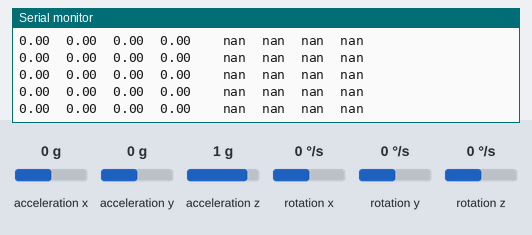
Bench run of a sketch on a simulated Arduino Uno, built with avr-gcc and run on an emulated ATmega328P. Parts: the last lines printed to the serial monitor. The inputs (shaded band) are chosen by the test bench; at power-on: acceleration x 0 g, acceleration y 0 g, acceleration z 1 g, rotation x 0 °/s, rotation y 0 °/s, rotation z 0 °/s.

Above: at 1.3 s.
1.4 s: acceleration x set to -1.4 g
At 2.0 s:
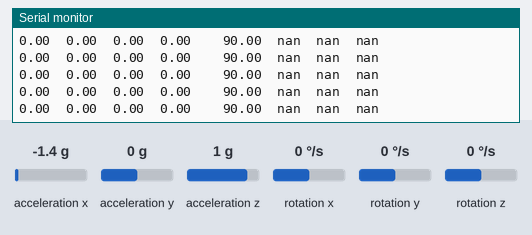
3.3 s: acceleration y set to 1.4 g
At 4.1 s:
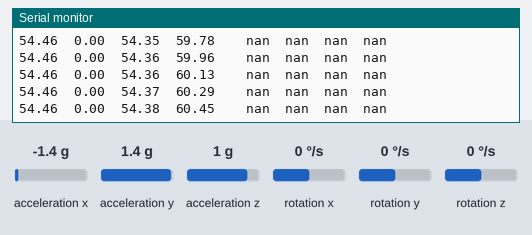
6.3 s: acceleration z set to -1.4 g
At 7.1 s:
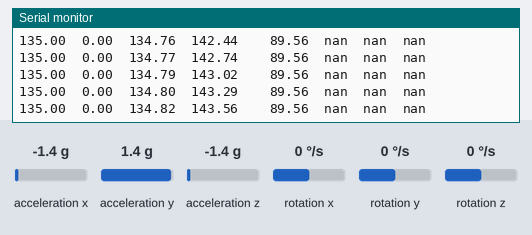
9.3 s: rotation x set to -100 °/s
At 10.2 s:
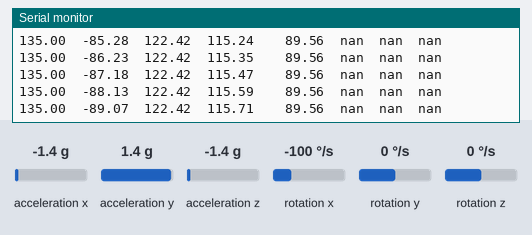
12.3 s: acceleration x set to 0 g
At 13.0 s:
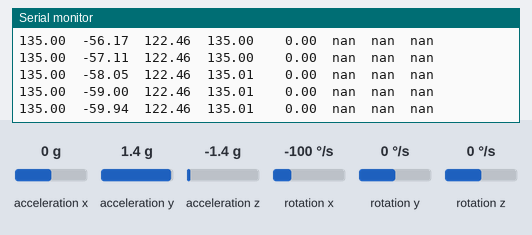
15.3 s: acceleration y set to 0 g
At 16.3 s:
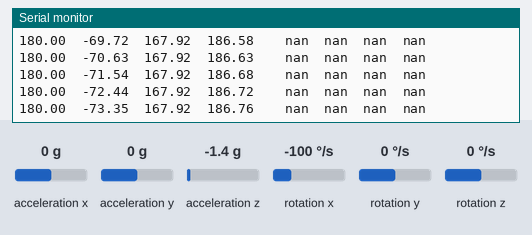
Timing chart, 0 to 18.3 s (numbered marks = the images above; inputs shaded):
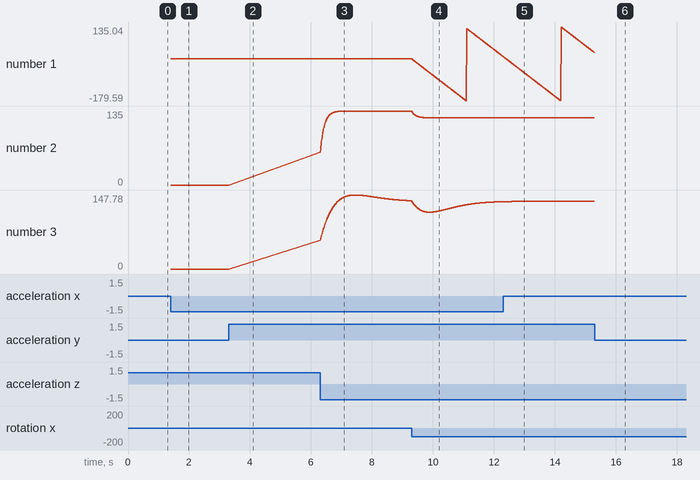

Measured:
- after the input at 1.4 s, the serial monitor: prints a new line at once (image 1)
- after the input at 3.3 s, the serial monitor: prints a new line at once (image 2)

The sketch:

MPU6050_KalmanFilter.ino
```cpp
// (licence header left out)
#include "Kalman.h" // Source: https://github.com/TKJElectronics/KalmanFilter
#include "I2Cdev.h"
#if I2CDEV_IMPLEMENTATION == I2CDEV_ARDUINO_WIRE
    #include "Wire.h"
#endif
#include "MPU6050.h"
// nodeMCU I2C default SCL : D1, SDA : D2
//#define sda 14 // NodeMCU pin D5
//#define scl 12 // NodeMCU pin D6

#define RESTRICT_PITCH // Comment out to restrict roll to ±90deg instead - please read: http://www.freescale.com/files/sensors/doc/app_note/AN3461.pdf

Kalman kalmanX; // Create the Kalman instances
Kalman kalmanY;

/* IMU Data */
MPU6050 imu;
int16_t accX, accY, accZ;
int16_t gyroX, gyroY, gyroZ;

double gyroXangle, gyroYangle; // Angle calculate using the gyro only
double compAngleX, compAngleY; // Calculated angle using a complementary filter
double kalAngleX, kalAngleY; // Calculated angle using a Kalman filter

uint32_t timer;
uint8_t i2cData[14]; // Buffer for I2C data

// TODO: Make calibration routine

void setup() {
  Serial.begin(115200);
  //Wire.begin(sda, scl);
  Wire.begin();
#if ARDUINO >= 157
  Wire.setClock(400000UL); // Set I2C frequency to 400kHz
#else
  TWBR = ((F_CPU / 400000UL) - 16) / 2; // Set I2C frequency to 400kHz
#endif

  imu.initialize();

  delay(100); // Wait for sensor to stabilize

  /* Set kalman and gyro starting angle */
  imu.getAcceleration(&accX, &accY, &accZ);

  // Source: http://www.freescale.com/files/sensors/doc/app_note/AN3461.pdf eq. 25 and eq. 26
  // atan2 outputs the value of -π to π (radians) - see http://en.wikipedia.org/wiki/Atan2
  // It is then converted from radians to degrees
#ifdef RESTRICT_PITCH // Eq. 25 and 26
  double roll  = atan2(accY, accZ) * RAD_TO_DEG;
  double pitch = atan(-accX / sqrt(accY * accY + accZ * accZ)) * RAD_TO_DEG;
#else // Eq. 28 and 29
  double roll  = atan(accY / sqrt(accX * accX + accZ * accZ)) * RAD_TO_DEG;
  double pitch = atan2(-accX, accZ) * RAD_TO_DEG;
#endif

  kalmanX.setAngle(roll); // Set starting angle
  kalmanY.setAngle(pitch);
  gyroXangle = roll;
  gyroYangle = pitch;
  compAngleX = roll;
  compAngleY = pitch;

  timer = micros();
}

void loop() {
  /* Update IMU sensor values */
  imu.getAcceleration(&accX, &accY, &accZ);
  imu.getRotation(&gyroX, &gyroY, &gyroZ);

  double dt = (double)(micros() - timer) / 1000000; // Calculate delta time
  timer = micros();

  // Source: http://www.freescale.com/files/sensors/doc/app_note/AN3461.pdf eq. 25 and eq. 26
  // atan2 outputs the value of -π to π (radians) - see http://en.wikipedia.org/wiki/Atan2
  // It is then converted from radians to degrees
#ifdef RESTRICT_PITCH // Eq. 25 and 26
  double roll  = atan2(accY, accZ) * RAD_TO_DEG;
  double pitch = atan(-accX / sqrt(accY * accY + accZ * accZ)) * RAD_TO_DEG;
#else // Eq. 28 and 29
  double roll  = atan(accY / sqrt(accX * accX + accZ * accZ)) * RAD_TO_DEG;
  double pitch = atan2(-accX, accZ) * RAD_TO_DEG;
#endif

  double gyroXrate = gyroX / 131.0; // Convert to deg/s
  double gyroYrate = gyroY / 131.0; // Convert to deg/s

#ifdef RESTRICT_PITCH
  // This fixes the transition problem when the accelerometer angle jumps between -180 and 180 degrees
  if ((roll < -90 && kalAngleX > 90) || (roll > 90 && kalAngleX < -90)) {
    kalmanX.setAngle(roll);
    compAngleX = roll;
    kalAngleX = roll;
    gyroXangle = roll;
  } else
    kalAngleX = kalmanX.getAngle(roll, gyroXrate, dt); // Calculate the angle using a Kalman filter

  if (abs(kalAngleX) > 90)
    gyroYrate = -gyroYrate; // Invert rate, so it fits the restriced accelerometer reading
  kalAngleY = kalmanY.getAngle(pitch, gyroYrate, dt);
#else
  // This fixes the transition problem when the accelerometer angle jumps between -180 and 180 degrees
  if ((pitch < -90 && kalAngleY > 90) || (pitch > 90 && kalAngleY < -90)) {
    kalmanY.setAngle(pitch);
    compAngleY = pitch;
    kalAngleY = pitch;
    gyroYangle = pitch;
  } else
    kalAngleY = kalmanY.getAngle(pitch, gyroYrate, dt); // Calculate the angle using a Kalman filter

  if (abs(kalAngleY) > 90)
    gyroXrate = -gyroXrate; // Invert rate, so it fits the restriced accelerometer reading
  kalAngleX = kalmanX.getAngle(roll, gyroXrate, dt); // Calculate the angle using a Kalman filter
#endif

  gyroXangle += gyroXrate * dt; // Calculate gyro angle without any filter
  gyroYangle += gyroYrate * dt;
  //gyroXangle += kalmanX.getRate() * dt; // Calculate gyro angle using the unbiased rate
  //gyroYangle += kalmanY.getRate() * dt;

  compAngleX = 0.93 * (compAngleX + gyroXrate * dt) + 0.07 * roll; // Calculate the angle using a Complimentary filter
  compAngleY = 0.93 * (compAngleY + gyroYrate * dt) + 0.07 * pitch;

  // Reset the gyro angle when it has drifted too much
  if (gyroXangle < -180 || gyroXangle > 180)
    gyroXangle = kalAngleX;
  if (gyroYangle < -180 || gyroYangle > 180)
    gyroYangle = kalAngleY;

  /* Print Data */
#if 0 // Set to 1 to activate
  Serial.print(accX); Serial.print("\t");
  Serial.print(accY); Serial.print("\t");
  Serial.print(accZ); Serial.print("\t");
  Serial.print(gyroX); Serial.print("\t");
  Serial.print(gyroY); Serial.print("\t");
  Serial.print(gyroZ); Serial.print("\t");
  Serial.print("\t");
#endif

  Serial.print(roll); Serial.print("\t");
  Serial.print(gyroXangle); Serial.print("\t");
  Serial.print(compAngleX); Serial.print("\t");
  Serial.print(kalAngleX); Serial.print("\t");

  Serial.print("\t");

  Serial.print(pitch); Serial.print("\t");
  Serial.print(gyroYangle); Serial.print("\t");
  Serial.print(compAngleY); Serial.print("\t");
  Serial.print(kalAngleY); Serial.print("\t");

#if 0 // Set to 1 to print the temperature
  Serial.print("\t");
  double temperature = (double)tempRaw / 340.0 + 36.53;
  Serial.print(temperature); Serial.print("\t");
#endif

  Serial.print("\r\n");
  delay(2);
}
```

Kalman.h
```cpp
// (licence header left out)
#ifndef _Kalman_h_
#define _Kalman_h_

class Kalman {
public:
    Kalman();

    // The angle should be in degrees and the rate should be in degrees per second and the delta time in seconds
    float getAngle(float newAngle, float newRate, float dt);

    void setAngle(float angle); // Used to set angle, this should be set as the starting angle
    float getRate(); // Return the unbiased rate

    /* These are used to tune the Kalman filter */
    void setQangle(float Q_angle);
    /**
     * setQbias(float Q_bias)
     * Default value (0.003f) is in Kalman.cpp.
     * Raise this to follow input more closely,
     * lower this to smooth result of kalman filter.
     */
    void setQbias(float Q_bias);
    void setRmeasure(float R_measure);

    float getQangle();
    float getQbias();
    float getRmeasure();

private:
    /* Kalman filter variables */
    float Q_angle; // Process noise variance for the accelerometer
    float Q_bias; // Process noise variance for the gyro bias
    float R_measure; // Measurement noise variance - this is actually the variance of the measurement noise

    float angle; // The angle calculated by the Kalman filter - part of the 2x1 state vector
    float bias; // The gyro bias calculated by the Kalman filter - part of the 2x1 state vector
    float rate; // Unbiased rate calculated from the rate and the calculated bias - you have to call getAngle to update the rate

    float P[2][2]; // Error covariance matrix - This is a 2x2 matrix
};

#endif
```

kalman.cpp
```cpp
// (licence header left out)
#include "Kalman.h"

Kalman::Kalman() {
    /* We will set the variables like so, these can also be tuned by the user */
    Q_angle = 0.001f;
    Q_bias = 0.003f;
    R_measure = 0.03f;

    angle = 0.0f; // Reset the angle
    bias = 0.0f; // Reset bias

    P[0][0] = 0.0f; // Since we assume that the bias is 0 and we know the starting angle (use setAngle), the error covariance matrix is set like so - see: http://en.wikipedia.org/wiki/Kalman_filter#Example_application.2C_technical
    P[0][1] = 0.0f;
    P[1][0] = 0.0f;
    P[1][1] = 0.0f;
};

// The angle should be in degrees and the rate should be in degrees per second and the delta time in seconds
float Kalman::getAngle(float newAngle, float newRate, float dt) {
    // KasBot V2  -  Kalman filter module - http://www.x-firm.com/?page_id=145
    // Modified by Kristian Lauszus
    // See my blog post for more information: http://blog.tkjelectronics.dk/2012/09/a-practical-approach-to-kalman-filter-and-how-to-implement-it

    // Discrete Kalman filter time update equations - Time Update ("Predict")
    // Update xhat - Project the state ahead
    /* Step 1 */
    rate = newRate - bias;
    angle += dt * rate;

    // Update estimation error covariance - Project the error covariance ahead
    /* Step 2 */
    P[0][0] += dt * (dt*P[1][1] - P[0][1] - P[1][0] + Q_angle);
    P[0][1] -= dt * P[1][1];
    P[1][0] -= dt * P[1][1];
    P[1][1] += Q_bias * dt;

    // Discrete Kalman filter measurement update equations - Measurement Update ("Correct")
    // Calculate Kalman gain - Compute the Kalman gain
    /* Step 4 */
    float S = P[0][0] + R_measure; // Estimate error
    /* Step 5 */
    float K[2]; // Kalman gain - This is a 2x1 vector
    K[0] = P[0][0] / S;
    K[1] = P[1][0] / S;

    // Calculate angle and bias - Update estimate with measurement zk (newAngle)
    /* Step 3 */
    float y = newAngle - angle; // Angle difference
    /* Step 6 */
    angle += K[0] * y;
    bias += K[1] * y;

    // Calculate estimation error covariance - Update the error covariance
    /* Step 7 */
    float P00_temp = P[0][0];
    float P01_temp = P[0][1];

    P[0][0] -= K[0] * P00_temp;
    P[0][1] -= K[0] * P01_temp;
    P[1][0] -= K[1] * P00_temp;
    P[1][1] -= K[1] * P01_temp;

    return angle;
};

void Kalman::setAngle(float angle) { this->angle = angle; }; // Used to set angle, this should be set as the starting angle
float Kalman::getRate() { return this->rate; }; // Return the unbiased rate

/* These are used to tune the Kalman filter */
void Kalman::setQangle(float Q_angle) { this->Q_angle = Q_angle; };
void Kalman::setQbias(float Q_bias) { this->Q_bias = Q_bias; };
void Kalman::setRmeasure(float R_measure) { this->R_measure = R_measure; };

float Kalman::getQangle() { return this->Q_angle; };
float Kalman::getQbias() { return this->Q_bias; };
float Kalman::getRmeasure() { return this->R_measure; };
```
